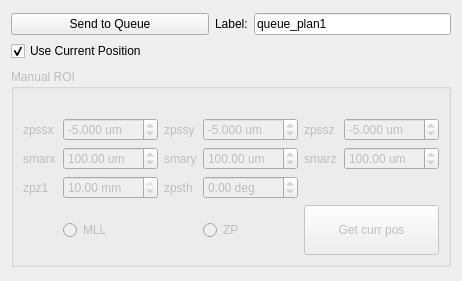
               <widget class="QWidget" name="page">
                <property name="geometry">
                 <rect>
                  <x>0</x>
                  <y>0</y>
                  <width>462</width>
                  <height>281</height>
                 </rect>
                </property>
                <attribute name="label">
                 <string>QueueServer</string>
                </attribute>
                <layout class="QGridLayout" name="gridLayout_147">
                 <item row="0" column="0">
                  <layout class="QGridLayout" name="gridLayout_56">
                   <item row="0" column="0">
                    <widget class="QPushButton" name="pb_flyplan_to_qserver">
                     <property name="enabled">
                      <bool>true</bool>
                     </property>
                     <property name="sizePolicy">
                      <sizepolicy hsizetype="Preferred" vsizetype="Preferred">
                       <horstretch>0</horstretch>
                       <verstretch>0</verstretch>
                      </sizepolicy>
                     </property>
                     <property name="text">
                      <string>    Send to Queue    </string>
                     </property>
                    </widget>
                   </item>
                   <item row="0" column="1">
                    <widget class="QLabel" name="label_52">
                     <property name="sizePolicy">
                      <sizepolicy hsizetype="Fixed" vsizetype="Fixed">
                       <horstretch>0</horstretch>
                       <verstretch>0</verstretch>
                      </sizepolicy>
                     </property>
                     <property name="text">
                      <string>Label:</string>
                     </property>
                    </widget>
                   </item>
                   <item row="0" column="2">
                    <widget class="QLineEdit" name="le_qplan_name">
                     <property name="sizePolicy">
                      <sizepolicy hsizetype="Preferred" vsizetype="Fixed">
                       <horstretch>0</horstretch>
                       <verstretch>0</verstretch>
                      </sizepolicy>
                     </property>
                     <property name="text">
                      <string>queue_plan1</string>
                     </property>
                    </widget>
                   </item>
                   <item row="1" column="0">
                    <widget class="QCheckBox" name="cb_queue_use_curr_pos">
                     <property name="text">
                      <string>Use Current Position</string>
                     </property>
                     <property name="checked">
                      <bool>true</bool>
                     </property>
                    </widget>
                   </item>
                  </layout>
                 </item>
                 <item row="1" column="0">
                  <widget class="QGroupBox" name="gb_queue_server_plan">
                   <property name="enabled">
                    <bool>false</bool>
                   </property>
                   <property name="sizePolicy">
                    <sizepolicy hsizetype="Preferred" vsizetype="Fixed">
                     <horstretch>0</horstretch>
                     <verstretch>0</verstretch>
                    </sizepolicy>
                   </property>
                   <property name="styleSheet">
                    <string notr="true"/>
                   </property>
                   <property name="title">
                    <string>Manual ROI</string>
                   </property>
                   <layout class="QGridLayout" name="gridLayout_146">
                    <item row="1" column="6">
                     <widget class="QDoubleSpinBox" name="dsb_zpssz_manual_roi">
                      <property name="sizePolicy">
                       <sizepolicy hsizetype="Preferred" vsizetype="Preferred">
                        <horstretch>0</horstretch>
                        <verstretch>0</verstretch>
                       </sizepolicy>
                      </property>
                      <property name="toolTip">
                       <string>scan range entry</string>
                      </property>
                      <property name="prefix">
                       <string notr="true"/>
                      </property>
                      <property name="suffix">
                       <string> um</string>
                      </property>
                      <property name="decimals">
                       <number>3</number>
                      </property>
                      <property name="minimum">
                       <double>-14.000000000000000</double>
                      </property>
                      <property name="maximum">
                       <double>14.000000000000000</double>
                      </property>
                      <property name="singleStep">
                       <double>1.000000000000000</double>
                      </property>
                      <property name="value">
                       <double>-5.000000000000000</double>
                      </property>
                     </widget>
                    </item>
                    <item row="1" column="4">
                     <widget class="QDoubleSpinBox" name="dsb_zpssy_manual_roi">
                      <property name="sizePolicy">
                       <sizepolicy hsizetype="Preferred" vsizetype="Preferred">
                        <horstretch>0</horstretch>
                        <verstretch>0</verstretch>
                       </sizepolicy>
                      </property>
                      <property name="toolTip">
                       <string>scan range entry</string>
                      </property>
                      <property name="prefix">
                       <string notr="true"/>
                      </property>
                      <property name="suffix">
                       <string> um</string>
                      </property>
                      <property name="decimals">
                       <number>3</number>
                      </property>
                      <property name="minimum">
                       <double>-14.000000000000000</double>
                      </property>
                      <property name="maximum">
                       <double>14.000000000000000</double>
                      </property>
                      <property name="singleStep">
                       <double>1.000000000000000</double>
                      </property>
                      <property name="value">
                       <double>-5.000000000000000</double>
                      </property>
                     </widget>
                    </item>
                    <item row="3" column="4">
                     <widget class="QDoubleSpinBox" name="dsb_zpsth_manual_roi">
                      <property name="sizePolicy">
                       <sizepolicy hsizetype="Preferred" vsizetype="Fixed">
                        <horstretch>0</horstretch>
                        <verstretch>0</verstretch>
                       </sizepolicy>
                      </property>
                      <property name="toolTip">
                       <string>scan range entry</string>
                      </property>
                      <property name="prefix">
                       <string notr="true"/>
                      </property>
                      <property name="suffix">
                       <string> deg</string>
                      </property>
                      <property name="decimals">
                       <number>2</number>
                      </property>
                      <property name="minimum">
                       <double>-100.000000000000000</double>
                      </property>
                      <property name="maximum">
                       <double>100.000000000000000</double>
                      </property>
                      <property name="singleStep">
                       <double>100.000000000000000</double>
                      </property>
                      <property name="value">
                       <double>0.000000000000000</double>
                      </property>
                     </widget>
                    </item>
                    <item row="2" column="4">
                     <widget class="QDoubleSpinBox" name="dsb_smary_manual_roi">
                      <property name="sizePolicy">
                       <sizepolicy hsizetype="Preferred" vsizetype="Preferred">
                        <horstretch>0</horstretch>
                        <verstretch>0</verstretch>
                       </sizepolicy>
                      </property>
                      <property name="toolTip">
                       <string>scan range entry</string>
                      </property>
                      <property name="prefix">
                       <string notr="true"/>
                      </property>
                      <property name="suffix">
                       <string> um</string>
                      </property>
                      <property name="decimals">
                       <number>2</number>
                      </property>
                      <property name="minimum">
                       <double>-6000.000000000000000</double>
                      </property>
                      <property name="maximum">
                       <double>6000.000000000000000</double>
                      </property>
                      <property name="singleStep">
                       <double>100.000000000000000</double>
                      </property>
                      <property name="value">
                       <double>100.000000000000000</double>
                      </property>
                     </widget>
                    </item>
                    <item row="2" column="2">
                     <widget class="QDoubleSpinBox" name="dsb_smarx_manual_roi">
                      <property name="sizePolicy">
                       <sizepolicy hsizetype="Preferred" vsizetype="Fixed">
                        <horstretch>0</horstretch>
                        <verstretch>0</verstretch>
                       </sizepolicy>
                      </property>
                      <property name="toolTip">
                       <string>scan range entry</string>
                      </property>
                      <property name="prefix">
                       <string notr="true"/>
                      </property>
                      <property name="suffix">
                       <string> um</string>
                      </property>
                      <property name="decimals">
                       <number>2</number>
                      </property>
                      <property name="minimum">
                       <double>-6000.000000000000000</double>
                      </property>
                      <property name="maximum">
                       <double>6000.000000000000000</double>
                      </property>
                      <property name="singleStep">
                       <double>100.000000000000000</double>
                      </property>
                      <property name="value">
                       <double>100.000000000000000</double>
                      </property>
                     </widget>
                    </item>
                    <item row="7" column="5" colspan="2">
                     <widget class="QPushButton" name="pb_get_current_position">
                      <property name="text">
                       <string>
Get curr pos
</string>
                      </property>
                     </widget>
                    </item>
                    <item row="1" column="1">
                     <widget class="QLabel" name="label_196">
                      <property name="text">
                       <string>zpssx</string>
                      </property>
                     </widget>
                    </item>
                    <item row="3" column="2">
                     <widget class="QDoubleSpinBox" name="dsb_zpz1_manual_roi">
                      <property name="sizePolicy">
                       <sizepolicy hsizetype="Preferred" vsizetype="Preferred">
                        <horstretch>0</horstretch>
                        <verstretch>0</verstretch>
                       </sizepolicy>
                      </property>
                      <property name="toolTip">
                       <string>scan range entry</string>
                      </property>
                      <property name="prefix">
                       <string notr="true"/>
                      </property>
                      <property name="suffix">
                       <string> mm</string>
                      </property>
                      <property name="decimals">
                       <number>2</number>
                      </property>
                      <property name="minimum">
                       <double>-45.000000000000000</double>
                      </property>
                      <property name="maximum">
                       <double>10.000000000000000</double>
                      </property>
                      <property name="singleStep">
                       <double>100.000000000000000</double>
                      </property>
                      <property name="value">
                       <double>10.000000000000000</double>
                      </property>
                     </widget>
                    </item>
                    <item row="1" column="2">
                     <widget class="QDoubleSpinBox" name="dsb_zpssx_manual_roi">
                      <property name="sizePolicy">
                       <sizepolicy hsizetype="Preferred" vsizetype="Fixed">
                        <horstretch>0</horstretch>
                        <verstretch>0</verstretch>
                       </sizepolicy>
                      </property>
                      <property name="toolTip">
                       <string>scan range entry</string>
                      </property>
                      <property name="prefix">
                       <string notr="true"/>
                      </property>
                      <property name="suffix">
                       <string> um</string>
                      </property>
                      <property name="decimals">
                       <number>3</number>
                      </property>
                      <property name="minimum">
                       <double>-14.000000000000000</double>
                      </property>
                      <property name="maximum">
                       <double>14.000000000000000</double>
                      </property>
                      <property name="singleStep">
                       <double>1.000000000000000</double>
                      </property>
                      <property name="value">
                       <double>-5.000000000000000</double>
                      </property>
                     </widget>
                    </item>
                    <item row="2" column="5">
                     <widget class="QLabel" name="label_209">
                      <property name="text">
                       <string>smarz</string>
                      </property>
                     </widget>
                    </item>
                    <item row="7" column="2">
                     <widget class="QRadioButton" name="rb_mll_manual_roi">
                      <property name="sizePolicy">
                       <sizepolicy hsizetype="Preferred" vsizetype="Preferred">
                        <horstretch>0</horstretch>
                        <verstretch>0</verstretch>
                       </sizepolicy>
                      </property>
                      <property name="toolTip">
                       <string>select for 2D scan</string>
                      </property>
                      <property name="styleSheet">
                       <string notr="true"/>
                      </property>
                      <property name="text">
                       <string>MLL</string>
                      </property>
                      <property name="checkable">
                       <bool>false</bool>
                      </property>
                      <property name="checked">
                       <bool>false</bool>
                      </property>
                      <property name="autoExclusive">
                       <bool>true</bool>
                      </property>
                     </widget>
                    </item>
                    <item row="0" column="2">
                     <widget class="QLabel" name="label_206">
                      <property name="sizePolicy">
                       <sizepolicy hsizetype="Preferred" vsizetype="Fixed">
                        <horstretch>0</horstretch>
                        <verstretch>0</verstretch>
                       </sizepolicy>
                      </property>
                      <property name="text">
                       <string/>
                      </property>
                     </widget>
                    </item>
                    <item row="1" column="3">
                     <widget class="QLabel" name="label_193">
                      <property name="text">
                       <string>zpssy</string>
                      </property>
                     </widget>
                    </item>
                    <item row="3" column="3">
                     <widget class="QLabel" name="label_210">
                      <property name="text">
                       <string>zpsth</string>
                      </property>
                     </widget>
                    </item>
                    <item row="2" column="3">
                     <widget class="QLabel" name="label_208">
                      <property name="text">
                       <string>smary</string>
                      </property>
                     </widget>
                    </item>
                    <item row="2" column="1">
                     <widget class="QLabel" name="label_207">
                      <property name="text">
                       <string>smarx</string>
                      </property>
                     </widget>
                    </item>
                    <item row="3" column="1">
                     <widget class="QLabel" name="label_211">
                      <property name="text">
                       <string>zpz1</string>
                      </property>
                     </widget>
                    </item>
                    <item row="2" column="6">
                     <widget class="QDoubleSpinBox" name="dsb_smarz_manual_roi">
                      <property name="sizePolicy">
                       <sizepolicy hsizetype="Preferred" vsizetype="Preferred">
                        <horstretch>0</horstretch>
                        <verstretch>0</verstretch>
                       </sizepolicy>
                      </property>
                      <property name="toolTip">
                       <string>scan range entry</string>
                      </property>
                      <property name="prefix">
                       <string notr="true"/>
                      </property>
                      <property name="suffix">
                       <string> um</string>
                      </property>
                      <property name="decimals">
                       <number>2</number>
                      </property>
                      <property name="minimum">
                       <double>-6000.000000000000000</double>
                      </property>
                      <property name="maximum">
                       <double>6000.000000000000000</double>
                      </property>
                      <property name="singleStep">
                       <double>100.000000000000000</double>
                      </property>
                      <property name="value">
                       <double>100.000000000000000</double>
                      </property>
                     </widget>
                    </item>
                    <item row="1" column="5">
                     <widget class="QLabel" name="label_194">
                      <property name="text">
                       <string>zpssz</string>
                      </property>
                     </widget>
                    </item>
                    <item row="7" column="4">
                     <widget class="QRadioButton" name="rb_zp_manual_roi">
                      <property name="text">
                       <string>ZP</string>
                      </property>
                      <property name="checkable">
                       <bool>false</bool>
                      </property>
                      <property name="checked">
                       <bool>false</bool>
                      </property>
                     </widget>
                    </item>
                   </layout>
                  </widget>
                 </item>
                </layout>
               </widget>
